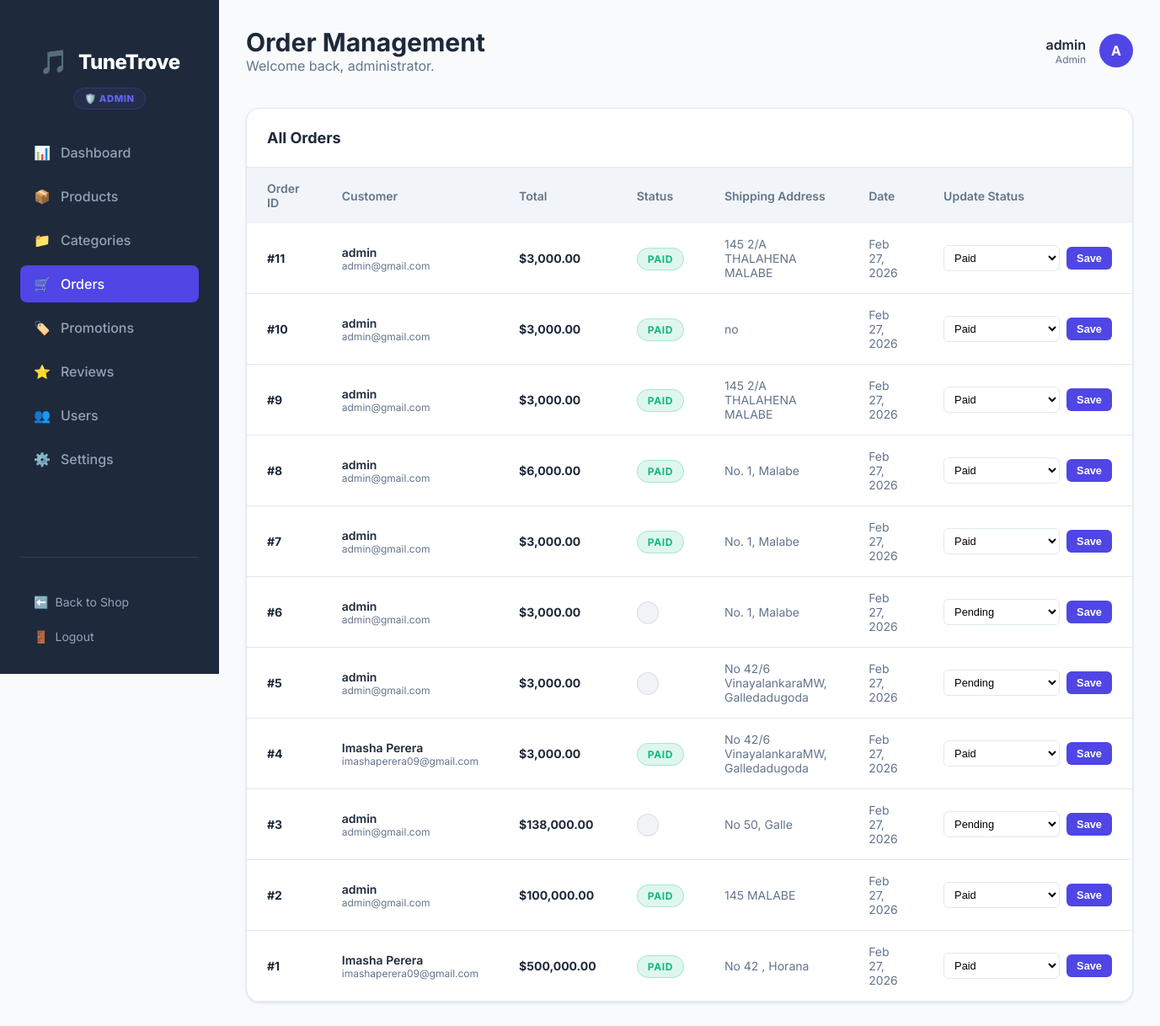
The app's page /admin/orders.php (signed in) with its own data.
### tables this page shows
CREATE TABLE `orders` (
  `id` int(11) NOT NULL AUTO_INCREMENT,
  `user_id` int(11) DEFAULT NULL,
  `total_amount` decimal(10,2) NOT NULL,
  `shipping_cost` decimal(10,2) DEFAULT 0.00,
  `status` enum('pending','paid','shipped','completed','cancelled') DEFAULT 'pending',
  `shipping_address` text DEFAULT NULL,
  `payment_method` varchar(20) NOT NULL DEFAULT 'card',
  `created_at` timestamp NOT NULL DEFAULT current_timestamp(),
  PRIMARY KEY (`id`),
  KEY `user_id` (`user_id`),
  CONSTRAINT `orders_ibfk_1` FOREIGN KEY (`user_id`) REFERENCES `users` (`id`) ON DELETE SET NULL
);

CREATE TABLE `users` (
  `id` int(11) NOT NULL AUTO_INCREMENT,
  `username` varchar(50) NOT NULL,
  `password_hash` varchar(255) NOT NULL,
  `email` varchar(100) NOT NULL,
  `full_name` varchar(100) DEFAULT NULL,
  `role` enum('admin','staff','customer') DEFAULT 'customer',
  `created_at` timestamp NOT NULL DEFAULT current_timestamp(),
  PRIMARY KEY (`id`),
  UNIQUE KEY `username` (`username`),
  UNIQUE KEY `email` (`email`)
);

### admin/orders.php (the view, shortened to what this page needs)
<?php
require_once 'includes/admin-header.php';
$stmt = $pdo->query("
    SELECT o.*, u.full_name as customer_name, u.email as customer_email
    FROM orders o
    LEFT JOIN users u ON o.user_id = u.id
    ORDER BY o.created_at DESC
");
$orders = $stmt->fetchAll();
$status_colors = [
    'pending'         => '#f59e0b',
    'pending_payment' => '#f97316',
    'paid'            => '#10b981',
    'processing'      => '#3b82f6',
    'shipped'         => '#6366f1',
    'completed'       => '#22c55e',
    'cancelled'       => '#ef4444',
];
?>
        <div class="content-card">
            <div class="card-header">
                <h3 class="card-title">All Orders</h3>
            </div>
            <table class="admin-table">
                <thead>
                    <tr>
                        <th>Order ID</th>
                        <th>Customer</th>
                        <th>Total</th>
                        <th>Status</th>
                        <th>Shipping Address</th>
                        <th>Date</th>
                        <th>Update Status</th>
                    </tr>
                </thead>
                <tbody>
                    <?php foreach ($orders as $order):
                        $color = $status_colors[$order['status']] ?? '#94a3b8';
                    ?>
                        <tr>
                            <td><strong>#<?php echo $order['id']; ?></strong></td>
                            <td>
                                <div style="font-weight: 600;"><?php echo htmlspecialchars($order['customer_name'] ?: 'Guest'); ?></div>
                                <?php if ($order['customer_email']): ?>
                                <div style="font-size: 0.75rem; color: var(--admin-text-muted);"><?php echo htmlspecialchars($order['customer_email']); ?></div>
                                <?php endif; ?>
                            </td>
                            <td><strong>$<?php echo number_format($order['total_amount'], 2); ?></strong></td>
                            <td>
                                <span style="background: <?php echo $color; ?>22; color: <?php echo $color; ?>; border: 1px solid <?php echo $color; ?>44; padding: 0.3rem 0.75rem; border-radius: 999px; font-size: 0.75rem; font-weight: 700; text-transform: uppercase; letter-spacing: 0.05em;">
                                    <?php echo htmlspecialchars($order['status']); ?>
                                </span>
                            </td>
                            <td style="max-width: 180px; font-size: 0.875rem; color: var(--admin-text-muted);"><?php echo htmlspecialchars($order['shipping_address'] ?: 'N/A'); ?></td>
                            <td style="font-size: 0.875rem; color: var(--admin-text-muted);"><?php echo date('M d, Y', strtotime($order['created_at'])); ?></td>
                            <td>
                                <form method="POST" action="orders.php" style="display: flex; gap: 0.5rem; align-items: center;">
                                    <select name="status" style="padding: 0.4rem 0.5rem; border: 1px solid var(--admin-border); border-radius: 0.375rem; font-size: 0.8rem; background: white; cursor: pointer;">
                                        <?php foreach (array_keys($status_colors) as $s): ?>
                                            <option value="<?php echo $s; ?>" <?php echo $order['status'] === $s ? 'selected' : ''; ?>><?php echo ucfirst(str_replace('_', ' ', $s)); ?></option>
                                        <?php endforeach; ?>
                                    </select>
                                    <button type="submit" name="update_status" style="background: var(--admin-primary); color: white; border: none; padding: 0.4rem 0.75rem; border-radius: 0.375rem; font-size: 0.8rem; font-weight: 600; cursor: pointer; white-space: nowrap;">Save</button>
                                </form>
                            </td>
                        </tr>
                    <?php endforeach; ?>
                </tbody>
            </table>
        </div>
    </main>
</body>
</html>

### admin/assets/css/admin-ui.css (style rules this page uses)
:root { --admin-primary: #4f46e5; --admin-primary-dark: #4338ca; --admin-secondary: #0f172a; --admin-bg: #f8fafc; --admin-sidebar-bg: #1e293b; --admin-sidebar-text: #94a3b8; --admin-sidebar-active: #ffffff; --admin-card-bg: #ffffff; --admin-text: #1e293b; --admin-text-muted: #64748b; --admin-border: #e2e8f0; --admin-success: #10b981; --admin-warning: #f59e0b; --admin-danger: #ef4444; --font-sans: 'Inter', system-ui, -apple-system, sans-serif; }
* { margin: 0; padding: 0; box-sizing: border-box; }
body { font-family: var(--font-sans); background-color: var(--admin-bg); color: var(--admin-text); display: flex; min-height: 100vh; }
.content-card { background: var(--admin-card-bg); border-radius: 1rem; box-shadow: 0 1px 3px rgba(0, 0, 0, 0.1); border: 1px solid var(--admin-border); overflow: hidden; }
.card-header { padding: 1.5rem; border-bottom: 1px solid var(--admin-border); display: flex; justify-content: space-between; align-items: center; }
.card-title { font-weight: 700; font-size: 1.125rem; }
.admin-table { width: 100%; border-collapse: collapse; }
.admin-table th { text-align: left; padding: 1rem 1.5rem; background: #f1f5f9; font-weight: 600; font-size: 0.875rem; color: var(--admin-text-muted); }
.admin-table td { padding: 1rem 1.5rem; border-bottom: 1px solid var(--admin-border); font-size: 0.875rem; }

### records on screen
orders: id "11", user.full_name "admin", user.email "admin@gmail.com", total_amount "3,000.00", status "PAID", shipping_address "145 2/A THALAHENA MALABE", created_at "Feb 27, 2026", status "Paid"
orders: id "10", user.full_name "admin", user.email "admin@gmail.com", total_amount "3,000.00", status "PAID", shipping_address "no", created_at "Feb 27, 2026", status "Paid"
orders: id "9", user.full_name "admin", user.email "admin@gmail.com", total_amount "3,000.00", status "PAID", shipping_address "145 2/A THALAHENA MALABE", created_at "Feb 27, 2026", status "Paid"
orders: id "8", user.full_name "admin", user.email "admin@gmail.com", total_amount "6,000.00", status "PAID", shipping_address "No. 1, Malabe", created_at "Feb 27, 2026", status "Paid"
orders: id "7", user.full_name "admin", user.email "admin@gmail.com", total_amount "3,000.00", status "PAID", shipping_address "No. 1, Malabe", created_at "Feb 27, 2026", status "Paid"
orders: id "6", user.full_name "admin", user.email "admin@gmail.com", total_amount "3,000.00", shipping_address "No. 1, Malabe", created_at "Feb 27, 2026"
orders: id "5", user.full_name "admin", user.email "admin@gmail.com", total_amount "3,000.00", shipping_address "No 42/6 VinayalankaraMW, Galledadugoda", created_at "Feb 27, 2026"
orders: id "4", user.full_name "Imasha Perera", user.email "imashaperera09@gmail.com", total_amount "3,000.00", status "PAID", shipping_address "No 42/6 VinayalankaraMW, Galledadugoda", created_at "Feb 27, 2026", status "Paid"
orders: id "3", user.full_name "admin", user.email "admin@gmail.com", total_amount "138,000.00", shipping_address "No 50, Galle", created_at "Feb 27, 2026"
orders: id "2", user.full_name "admin", user.email "admin@gmail.com", total_amount "100,000.00", status "PAID", shipping_address "145 MALABE", created_at "Feb 27, 2026", status "Paid"
orders: id "1", user.full_name "Imasha Perera", user.email "imashaperera09@gmail.com", total_amount "500,000.00", status "PAID", shipping_address "No 42 , Horana", created_at "Feb 27, 2026", status "Paid"

### other values on screen
$role_label "🛡️ ADMIN"
$_SESSION['username'] "admin"
$_SESSION['user_role'] "Admin"
substr($_SESSION['username'] ?? 'A', 0, 1) "A"
form field status "Pending"
